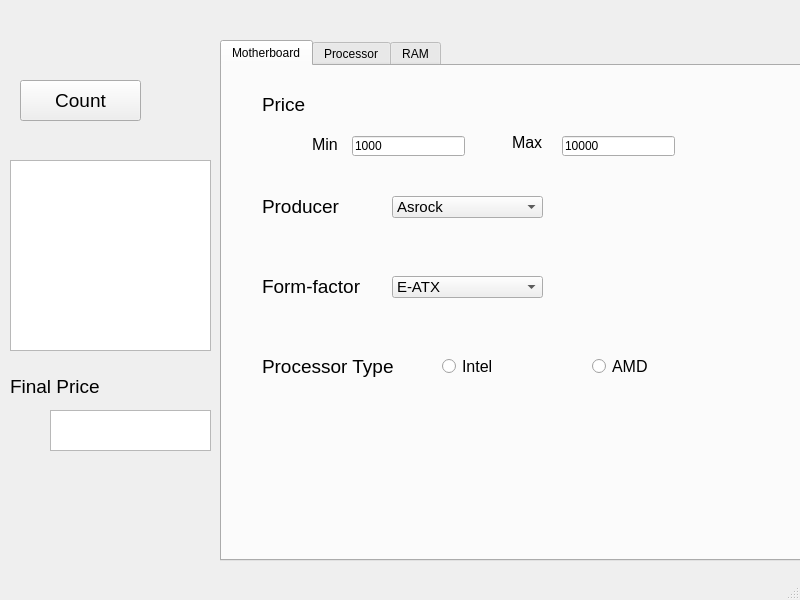
<?xml version="1.0" encoding="UTF-8"?>
<ui version="4.0">
 <class>MainWindow</class>
 <widget class="QMainWindow" name="MainWindow">
  <property name="geometry">
   <rect>
    <x>0</x>
    <y>0</y>
    <width>800</width>
    <height>600</height>
   </rect>
  </property>
  <property name="windowTitle">
   <string>MainWindow</string>
  </property>
  <widget class="QWidget" name="centralwidget">
   <widget class="QTabWidget" name="tabWidget">
    <property name="geometry">
     <rect>
      <x>220</x>
      <y>40</y>
      <width>591</width>
      <height>521</height>
     </rect>
    </property>
    <property name="currentIndex">
     <number>0</number>
    </property>
    <widget class="QWidget" name="mothboardTab">
     <attribute name="title">
      <string>Motherboard</string>
     </attribute>
     <widget class="QLabel" name="lblPrice">
      <property name="geometry">
       <rect>
        <x>40</x>
        <y>30</y>
        <width>71</width>
        <height>16</height>
       </rect>
      </property>
      <property name="font">
       <font>
        <pointsize>14</pointsize>
       </font>
      </property>
      <property name="text">
       <string>Price</string>
      </property>
     </widget>
     <widget class="QLineEdit" name="ledtMinPrice">
      <property name="geometry">
       <rect>
        <x>130</x>
        <y>70</y>
        <width>113</width>
        <height>20</height>
       </rect>
      </property>
      <property name="text">
       <string>1000</string>
      </property>
      <property name="maxLength">
       <number>6</number>
      </property>
     </widget>
     <widget class="QLineEdit" name="ledtMaxPrice">
      <property name="geometry">
       <rect>
        <x>340</x>
        <y>70</y>
        <width>113</width>
        <height>20</height>
       </rect>
      </property>
      <property name="text">
       <string>10000</string>
      </property>
     </widget>
     <widget class="QLabel" name="lblMinPrice">
      <property name="geometry">
       <rect>
        <x>90</x>
        <y>70</y>
        <width>31</width>
        <height>16</height>
       </rect>
      </property>
      <property name="font">
       <font>
        <pointsize>12</pointsize>
       </font>
      </property>
      <property name="text">
       <string>Min</string>
      </property>
     </widget>
     <widget class="QLabel" name="lblMaxPrice">
      <property name="geometry">
       <rect>
        <x>290</x>
        <y>70</y>
        <width>47</width>
        <height>13</height>
       </rect>
      </property>
      <property name="font">
       <font>
        <pointsize>12</pointsize>
       </font>
      </property>
      <property name="text">
       <string>Max</string>
      </property>
     </widget>
     <widget class="QLabel" name="lblProducer">
      <property name="geometry">
       <rect>
        <x>40</x>
        <y>130</y>
        <width>81</width>
        <height>21</height>
       </rect>
      </property>
      <property name="font">
       <font>
        <pointsize>14</pointsize>
       </font>
      </property>
      <property name="text">
       <string>Producer</string>
      </property>
     </widget>
     <widget class="QComboBox" name="cmbxProducer">
      <property name="geometry">
       <rect>
        <x>170</x>
        <y>130</y>
        <width>151</width>
        <height>22</height>
       </rect>
      </property>
      <property name="font">
       <font>
        <pointsize>11</pointsize>
       </font>
      </property>
      <item>
       <property name="text">
        <string>Asrock</string>
       </property>
      </item>
      <item>
       <property name="text">
        <string>ASUS</string>
       </property>
      </item>
      <item>
       <property name="text">
        <string>BioStar</string>
       </property>
      </item>
      <item>
       <property name="text">
        <string>Gigabyte</string>
       </property>
      </item>
      <item>
       <property name="text">
        <string>MSI</string>
       </property>
      </item>
     </widget>
     <widget class="QLabel" name="lblFormFactor">
      <property name="geometry">
       <rect>
        <x>40</x>
        <y>210</y>
        <width>101</width>
        <height>21</height>
       </rect>
      </property>
      <property name="font">
       <font>
        <pointsize>14</pointsize>
       </font>
      </property>
      <property name="text">
       <string>Form-factor</string>
      </property>
     </widget>
     <widget class="QComboBox" name="cmbxFormFactor">
      <property name="geometry">
       <rect>
        <x>170</x>
        <y>210</y>
        <width>151</width>
        <height>22</height>
       </rect>
      </property>
      <property name="font">
       <font>
        <pointsize>11</pointsize>
       </font>
      </property>
      <item>
       <property name="text">
        <string>E-ATX</string>
       </property>
      </item>
      <item>
       <property name="text">
        <string>Micro ATX</string>
       </property>
      </item>
      <item>
       <property name="text">
        <string>Mini ITX</string>
       </property>
      </item>
      <item>
       <property name="text">
        <string>Standard ATX</string>
       </property>
      </item>
     </widget>
     <widget class="QLabel" name="lblProcTypeMB">
      <property name="geometry">
       <rect>
        <x>40</x>
        <y>290</y>
        <width>131</width>
        <height>21</height>
       </rect>
      </property>
      <property name="font">
       <font>
        <pointsize>14</pointsize>
       </font>
      </property>
      <property name="text">
       <string>Processor Type</string>
      </property>
     </widget>
     <widget class="QRadioButton" name="rbtnIntelMB">
      <property name="geometry">
       <rect>
        <x>220</x>
        <y>290</y>
        <width>111</width>
        <height>21</height>
       </rect>
      </property>
      <property name="font">
       <font>
        <pointsize>12</pointsize>
       </font>
      </property>
      <property name="text">
       <string>Intel</string>
      </property>
     </widget>
     <widget class="QRadioButton" name="rbtnAmdMB">
      <property name="geometry">
       <rect>
        <x>370</x>
        <y>290</y>
        <width>121</width>
        <height>21</height>
       </rect>
      </property>
      <property name="font">
       <font>
        <pointsize>12</pointsize>
       </font>
      </property>
      <property name="text">
       <string>AMD</string>
      </property>
     </widget>
    </widget>
    <widget class="QWidget" name="tab_2">
     <attribute name="title">
      <string>Processor</string>
     </attribute>
     <widget class="QLabel" name="lblPrice_proc">
      <property name="geometry">
       <rect>
        <x>40</x>
        <y>30</y>
        <width>71</width>
        <height>16</height>
       </rect>
      </property>
      <property name="font">
       <font>
        <pointsize>14</pointsize>
       </font>
      </property>
      <property name="text">
       <string>Price</string>
      </property>
     </widget>
     <widget class="QRadioButton" name="rbtnIntel">
      <property name="geometry">
       <rect>
        <x>220</x>
        <y>180</y>
        <width>111</width>
        <height>21</height>
       </rect>
      </property>
      <property name="font">
       <font>
        <pointsize>12</pointsize>
       </font>
      </property>
      <property name="text">
       <string>Intel</string>
      </property>
     </widget>
     <widget class="QLabel" name="lblMaxPrice_proc">
      <property name="geometry">
       <rect>
        <x>290</x>
        <y>70</y>
        <width>47</width>
        <height>13</height>
       </rect>
      </property>
      <property name="font">
       <font>
        <pointsize>12</pointsize>
       </font>
      </property>
      <property name="text">
       <string>Max</string>
      </property>
     </widget>
     <widget class="QLabel" name="lblMinPrice_proc">
      <property name="geometry">
       <rect>
        <x>90</x>
        <y>70</y>
        <width>31</width>
        <height>16</height>
       </rect>
      </property>
      <property name="font">
       <font>
        <pointsize>12</pointsize>
       </font>
      </property>
      <property name="text">
       <string>Min</string>
      </property>
     </widget>
     <widget class="QLineEdit" name="ledtMinPrice_proc">
      <property name="geometry">
       <rect>
        <x>130</x>
        <y>70</y>
        <width>113</width>
        <height>20</height>
       </rect>
      </property>
      <property name="text">
       <string>1000</string>
      </property>
     </widget>
     <widget class="QLineEdit" name="ledtMaxPrice_proc">
      <property name="geometry">
       <rect>
        <x>340</x>
        <y>70</y>
        <width>113</width>
        <height>20</height>
       </rect>
      </property>
      <property name="text">
       <string>10000</string>
      </property>
     </widget>
     <widget class="QLabel" name="lblProducer_proc">
      <property name="geometry">
       <rect>
        <x>40</x>
        <y>180</y>
        <width>81</width>
        <height>21</height>
       </rect>
      </property>
      <property name="font">
       <font>
        <pointsize>14</pointsize>
       </font>
      </property>
      <property name="text">
       <string>Producer</string>
      </property>
     </widget>
     <widget class="QRadioButton" name="rbtnAmd">
      <property name="geometry">
       <rect>
        <x>370</x>
        <y>180</y>
        <width>121</width>
        <height>21</height>
       </rect>
      </property>
      <property name="font">
       <font>
        <pointsize>12</pointsize>
       </font>
      </property>
      <property name="text">
       <string>AMD</string>
      </property>
     </widget>
     <widget class="QComboBox" name="cmbxProducer_2">
      <property name="geometry">
       <rect>
        <x>170</x>
        <y>130</y>
        <width>151</width>
        <height>22</height>
       </rect>
      </property>
      <property name="font">
       <font>
        <pointsize>11</pointsize>
       </font>
      </property>
      <item>
       <property name="text">
        <string>1</string>
       </property>
      </item>
      <item>
       <property name="text">
        <string>2</string>
       </property>
      </item>
      <item>
       <property name="text">
        <string>4</string>
       </property>
      </item>
      <item>
       <property name="text">
        <string>6</string>
       </property>
      </item>
      <item>
       <property name="text">
        <string>8</string>
       </property>
      </item>
     </widget>
     <widget class="QLabel" name="label">
      <property name="geometry">
       <rect>
        <x>40</x>
        <y>130</y>
        <width>61</width>
        <height>16</height>
       </rect>
      </property>
      <property name="font">
       <font>
        <pointsize>14</pointsize>
       </font>
      </property>
      <property name="text">
       <string>Cores</string>
      </property>
     </widget>
    </widget>
    <widget class="QWidget" name="RAM">
     <attribute name="title">
      <string>RAM</string>
     </attribute>
     <widget class="QComboBox" name="cmbxProducer_ram">
      <property name="geometry">
       <rect>
        <x>170</x>
        <y>130</y>
        <width>151</width>
        <height>22</height>
       </rect>
      </property>
      <property name="font">
       <font>
        <pointsize>11</pointsize>
       </font>
      </property>
      <item>
       <property name="text">
        <string>AMD Radeon</string>
       </property>
      </item>
      <item>
       <property name="text">
        <string>Dell</string>
       </property>
      </item>
      <item>
       <property name="text">
        <string>Hynix</string>
       </property>
      </item>
      <item>
       <property name="text">
        <string>Kingston</string>
       </property>
      </item>
      <item>
       <property name="text">
        <string>Samsung</string>
       </property>
      </item>
      <item>
       <property name="text">
        <string>Transcend</string>
       </property>
      </item>
     </widget>
     <widget class="QLabel" name="lblMinPrice_ram">
      <property name="geometry">
       <rect>
        <x>90</x>
        <y>70</y>
        <width>31</width>
        <height>16</height>
       </rect>
      </property>
      <property name="font">
       <font>
        <pointsize>12</pointsize>
       </font>
      </property>
      <property name="text">
       <string>Min</string>
      </property>
     </widget>
     <widget class="QLineEdit" name="ledtMinPrice_ram">
      <property name="geometry">
       <rect>
        <x>130</x>
        <y>70</y>
        <width>113</width>
        <height>20</height>
       </rect>
      </property>
      <property name="text">
       <string>1000</string>
      </property>
     </widget>
     <widget class="QLineEdit" name="ledtMaxPrice_ram">
      <property name="geometry">
       <rect>
        <x>340</x>
        <y>70</y>
        <width>113</width>
        <height>20</height>
       </rect>
      </property>
      <property name="text">
       <string>10000</string>
      </property>
     </widget>
     <widget class="QLabel" name="lblProducer_ram">
      <property name="geometry">
       <rect>
        <x>40</x>
        <y>130</y>
        <width>81</width>
        <height>21</height>
       </rect>
      </property>
      <property name="font">
       <font>
        <pointsize>14</pointsize>
       </font>
      </property>
      <property name="text">
       <string>Producer</string>
      </property>
     </widget>
     <widget class="QLabel" name="lblPrice_ram">
      <property name="geometry">
       <rect>
        <x>40</x>
        <y>30</y>
        <width>71</width>
        <height>16</height>
       </rect>
      </property>
      <property name="font">
       <font>
        <pointsize>14</pointsize>
       </font>
      </property>
      <property name="text">
       <string>Price</string>
      </property>
     </widget>
     <widget class="QLabel" name="lblMaxPrice_ram">
      <property name="geometry">
       <rect>
        <x>290</x>
        <y>70</y>
        <width>47</width>
        <height>13</height>
       </rect>
      </property>
      <property name="font">
       <font>
        <pointsize>12</pointsize>
       </font>
      </property>
      <property name="text">
       <string>Max</string>
      </property>
     </widget>
     <widget class="QLabel" name="lblMemory">
      <property name="geometry">
       <rect>
        <x>40</x>
        <y>200</y>
        <width>81</width>
        <height>21</height>
       </rect>
      </property>
      <property name="font">
       <font>
        <pointsize>14</pointsize>
       </font>
      </property>
      <property name="text">
       <string>Memory</string>
      </property>
     </widget>
     <widget class="QLabel" name="lblFrequency">
      <property name="geometry">
       <rect>
        <x>40</x>
        <y>260</y>
        <width>91</width>
        <height>21</height>
       </rect>
      </property>
      <property name="font">
       <font>
        <pointsize>14</pointsize>
       </font>
      </property>
      <property name="text">
       <string>Frequency</string>
      </property>
     </widget>
     <widget class="QComboBox" name="cmbxMemory">
      <property name="geometry">
       <rect>
        <x>170</x>
        <y>200</y>
        <width>151</width>
        <height>22</height>
       </rect>
      </property>
      <property name="font">
       <font>
        <pointsize>11</pointsize>
       </font>
      </property>
      <item>
       <property name="text">
        <string>512 Mb</string>
       </property>
      </item>
      <item>
       <property name="text">
        <string>1 Gb</string>
       </property>
      </item>
      <item>
       <property name="text">
        <string>2 Gb</string>
       </property>
      </item>
      <item>
       <property name="text">
        <string>4 Gb</string>
       </property>
      </item>
      <item>
       <property name="text">
        <string>8 Gb</string>
       </property>
      </item>
      <item>
       <property name="text">
        <string>16 Gb</string>
       </property>
      </item>
     </widget>
     <widget class="QLineEdit" name="ledtMinPrice_ram_2">
      <property name="geometry">
       <rect>
        <x>190</x>
        <y>260</y>
        <width>113</width>
        <height>20</height>
       </rect>
      </property>
      <property name="text">
       <string>100</string>
      </property>
     </widget>
     <widget class="QLineEdit" name="ledtMaxPrice_ram_2">
      <property name="geometry">
       <rect>
        <x>370</x>
        <y>260</y>
        <width>113</width>
        <height>20</height>
       </rect>
      </property>
      <property name="text">
       <string>3300</string>
      </property>
     </widget>
     <widget class="QLabel" name="lblMaxPrice_ram_2">
      <property name="geometry">
       <rect>
        <x>330</x>
        <y>260</y>
        <width>47</width>
        <height>13</height>
       </rect>
      </property>
      <property name="font">
       <font>
        <pointsize>12</pointsize>
       </font>
      </property>
      <property name="text">
       <string>Max</string>
      </property>
     </widget>
     <widget class="QLabel" name="lblMinPrice_ram_2">
      <property name="geometry">
       <rect>
        <x>150</x>
        <y>260</y>
        <width>31</width>
        <height>16</height>
       </rect>
      </property>
      <property name="font">
       <font>
        <pointsize>12</pointsize>
       </font>
      </property>
      <property name="text">
       <string>Min</string>
      </property>
     </widget>
    </widget>
   </widget>
   <widget class="QTextBrowser" name="textBrowser">
    <property name="geometry">
     <rect>
      <x>10</x>
      <y>160</y>
      <width>201</width>
      <height>191</height>
     </rect>
    </property>
   </widget>
   <widget class="QTextBrowser" name="textBrowser_2">
    <property name="geometry">
     <rect>
      <x>50</x>
      <y>410</y>
      <width>161</width>
      <height>41</height>
     </rect>
    </property>
   </widget>
   <widget class="QLabel" name="label_2">
    <property name="geometry">
     <rect>
      <x>10</x>
      <y>376</y>
      <width>141</width>
      <height>20</height>
     </rect>
    </property>
    <property name="font">
     <font>
      <pointsize>14</pointsize>
     </font>
    </property>
    <property name="text">
     <string>Final Price</string>
    </property>
   </widget>
   <widget class="QPushButton" name="btnCount">
    <property name="geometry">
     <rect>
      <x>20</x>
      <y>80</y>
      <width>121</width>
      <height>41</height>
     </rect>
    </property>
    <property name="font">
     <font>
      <pointsize>14</pointsize>
     </font>
    </property>
    <property name="text">
     <string>Count</string>
    </property>
   </widget>
  </widget>
  <widget class="QMenuBar" name="menubar">
   <property name="geometry">
    <rect>
     <x>0</x>
     <y>0</y>
     <width>800</width>
     <height>21</height>
    </rect>
   </property>
  </widget>
  <widget class="QStatusBar" name="statusbar"/>
 </widget>
 <resources/>
 <connections/>
</ui>
